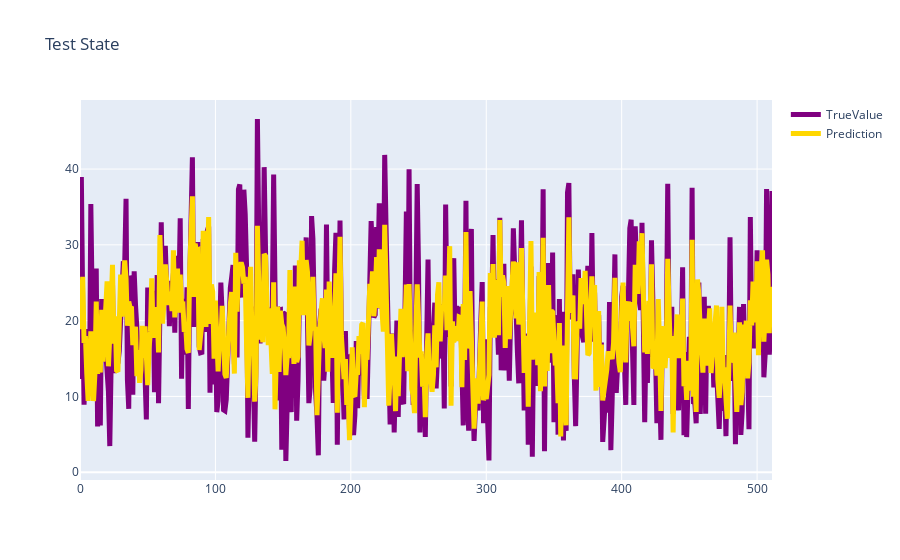

The notebook cell saved with this chart:
### Markdown cell above
### 05 test model

### Code cell
if instance.test:
    print(f">>>>>>>>>>>>>>>>>>>>>>>>>开始{instance.model}模型测试<<<<<<<<<<<<<<<<<<<<<<<<<<<")
    test(model, instance, test_loader, scaler)

### Figure 1 — Plotly figure (JSON) as saved in the notebook; plotly's stock layout.template omitted (floating-point values rounded to 4 significant figures; data arrays with more than 128 entries replaced by an {"elided": "..."} marker saying what was removed)
{"data": [{"line": {"color": "purple", "width": 5}, "mode": "lines", "name": "TrueValue", "type": "scatter", "y": {"elided": "512 float values"}}, {"line": {"color": "gold", "width": 5}, "mode": "lines", "name": "Prediction", "type": "scatter", "y": {"elided": "512 float values"}}], "layout": {"title": {"text": "Test State"}}}
